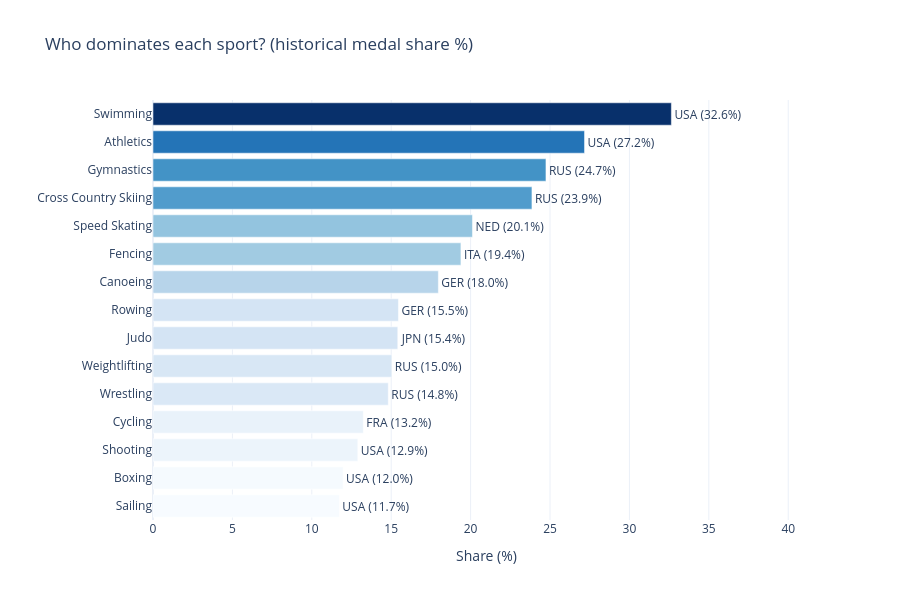

Source (notebook cell):
### Code cell
# calcola share (riusa noc_sport calcolato prima)
dominatori = (noc_sport[noc_sport['Sport'].isin(top_sports)]
                .sort_values('share', ascending=False)
                .groupby('Sport')
                .first()
                .reset_index())[['Sport', 'NOC', 'share']]

dominatori['label'] = dominatori['NOC'] + ' (' + dominatori['share'].round(1).astype(str) + '%)'

fig = px.bar(
    dominatori.sort_values('share'),
    x='share',
    y='Sport',
    orientation='h',
    text='label',
    title='Who dominates each sport? (historical medal share %)',
    labels={'share': 'Share (%)', 'Sport': ''},
    color='share',
    color_continuous_scale='Blues',
)

fig.update_traces(textposition='outside')
fig.update_layout(
    template='plotly_white',
    height=600,
    showlegend=False,
    coloraxis_showscale=False,
)
fig.update_xaxes(range=[0, 42])
fig.show()

### Figure 1 — Plotly figure (JSON) as saved in the notebook; plotly's stock layout.template omitted (floating-point values rounded to 4 significant figures)
{"data": [{"hovertemplate": "Share (%)=%{marker.color}<br>=%{y}<br>label=%{text}<extra></extra>", "legendgroup": "", "marker": {"color": [11.73, 11.97, 12.9, 13.24, 14.81, 15.04, 15.41, 15.45, 17.97, 19.39, 20.11, 23.86, 24.74, 27.17, 32.64], "coloraxis": "coloraxis", "pattern": {"shape": ""}}, "name": "", "orientation": "h", "showlegend": false, "text": ["USA (11.7%)", "USA (12.0%)", "USA (12.9%)", "FRA (13.2%)", "RUS (14.8%)", "RUS (15.0%)", "JPN (15.4%)", "GER (15.5%)", "GER (18.0%)", "ITA (19.4%)", "NED (20.1%)", "RUS (23.9%)", "RUS (24.7%)", "USA (27.2%)", "USA (32.6%)"], "textposition": "outside", "type": "bar", "x": [11.73, 11.97, 12.9, 13.24, 14.81, 15.04, 15.41, 15.45, 17.97, 19.39, 20.11, 23.86, 24.74, 27.17, 32.64], "xaxis": "x", "y": ["Sailing", "Boxing", "Shooting", "Cycling", "Wrestling", "Weightlifting", "Judo", "Rowing", "Canoeing", "Fencing", "Speed Skating", "Cross Country Skiing", "Gymnastics", "Athletics", "Swimming"], "yaxis": "y"}], "layout": {"barmode": "relative", "coloraxis": {"colorbar": {"title": {"text": "Share (%)"}}, "colorscale": [[0, "rgb(247,251,255)"], [0.125, "rgb(222,235,247)"], [0.25, "rgb(198,219,239)"], [0.375, "rgb(158,202,225)"], [0.5, "rgb(107,174,214)"], [0.625, "rgb(66,146,198)"], [0.75, "rgb(33,113,181)"], [0.875, "rgb(8,81,156)"], [1, "rgb(8,48,107)"]], "showscale": false}, "height": 600, "legend": {"tracegroupgap": 0}, "showlegend": false, "title": {"text": "Who dominates each sport? (historical medal share %)"}, "xaxis": {"anchor": "y", "domain": [0, 1], "range": [0, 42], "title": {"text": "Share (%)"}}, "yaxis": {"anchor": "x", "domain": [0, 1], "title": {"text": ""}}}}
